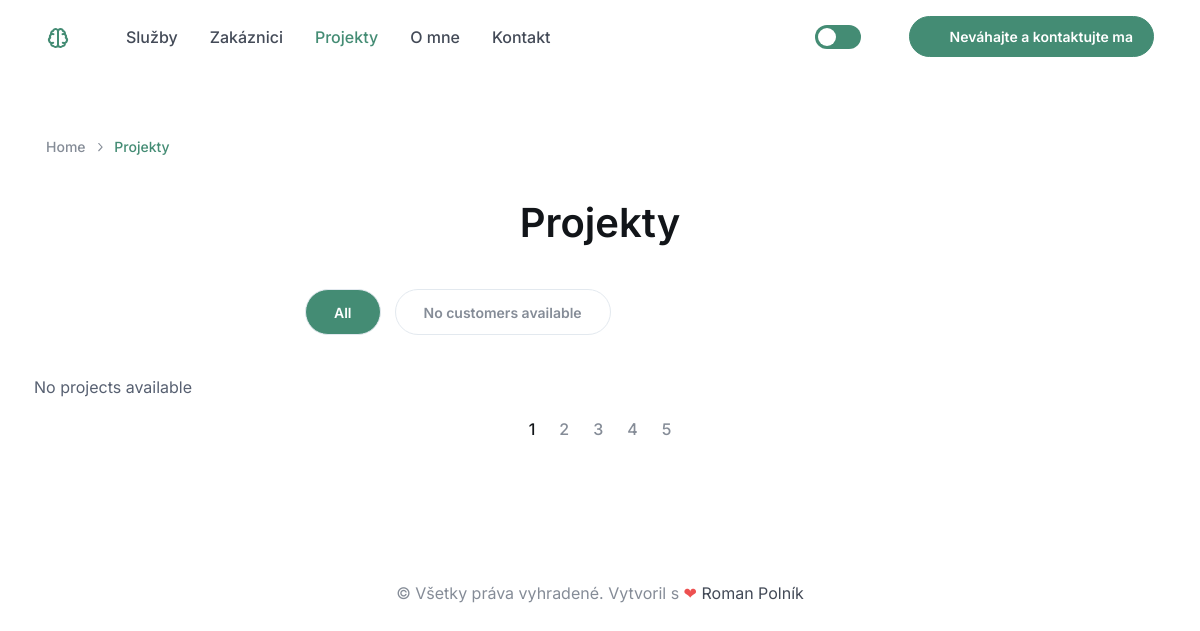
Page /projekty/ on the earlier database version.
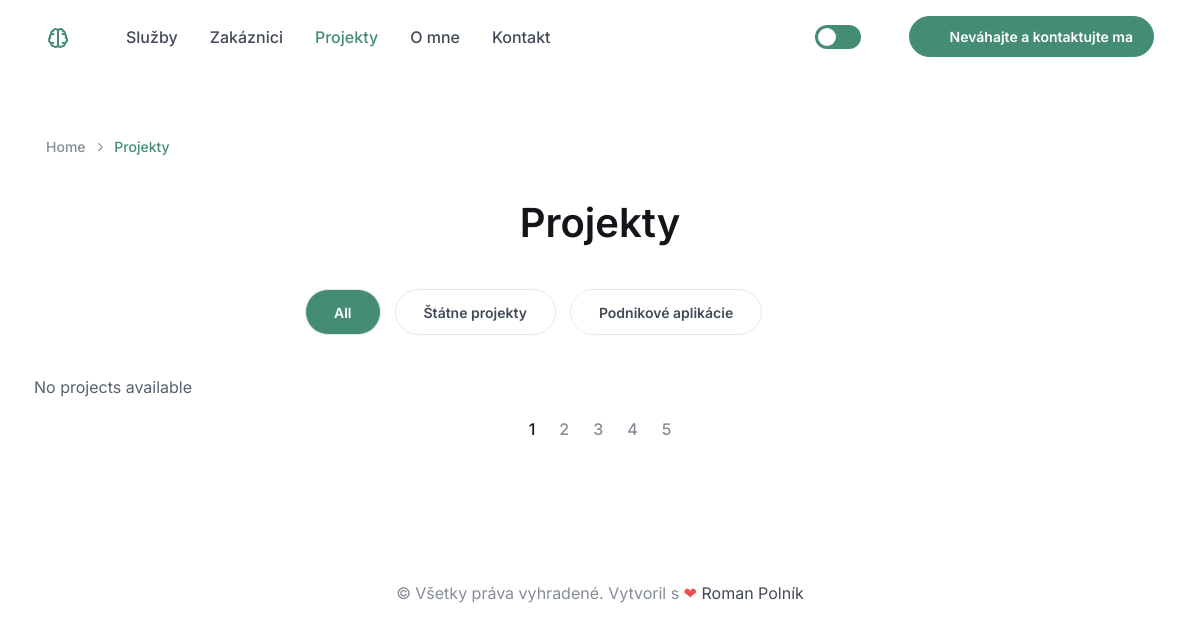
Same page on the later database version.
### IndustryApp/models.py (models this page shows, shortened)
class Customer(models.Model):
    customer_name = models.CharField(max_length=255, null=True, blank=True)
    customer_description = models.TextField(null=True, blank=True)
    customer_image = models.ImageField(upload_to='customer_images/', null=True, blank=True)  # For image widgets
    technologies = models.ManyToManyField(Technology, related_name='customer')
    class Meta:
        verbose_name = "Customer"
        verbose_name_plural = "Customers"
    def __str__(self):
        return self.customer_name

### ProjectApp/views.py (the view)
# urls.py: path('', views.projects, name='projects'),
def projects(request):
    projs = Project.objects.all()
    customers = Customer.objects.all()
    context = {
        'customers': customers,
        'projects': projs
    }
    return render(request, 'ProjectApp/projects.html', context)

### ProjectApp/templates/ProjectApp/projects.html (shortened to what this page needs)
{% extends 'HomeApp/home.html' %}
{% load static %}
{% block content %}
    <section class="container overflow-hidden py-5 mt-5 mb-2 mb-md-3 mb-lg-4 mb-xxl-5">
        <nav aria-label="breadcrumb">
            <ol class="pt-lg-3 pb-lg-4 pb-2 breadcrumb">
                <li class="breadcrumb-item"><a href="">Home</a></li>
                <li class="breadcrumb-item active" aria-current="page">Projekty</li>
            </ol>
        </nav>
        <h1 class="text-center pb-2 pb-md-3 pb-lg-4">Projekty</h1>
        <div class="masonry-filterable">
            <ul class="masonry-filters nav nav-pills fs-sm flex-nowrap overflow-auto text-nowrap w-100 mx-auto pb-4 mb-2 mb-sm-3"
                style="max-width: 590px;">
                <li class="nav-item mb-0">
                    <a class="nav-link border active" href="#" data-group="all">All</a>
                </li>
                {% for  customer in customers%}
                    <li class="nav-item mb-0">
                        <a class="nav-link border" href="#" data-group="{{customer.id}}">{{customer}}</a>
                    </li>
                {% empty %}
                    <li class="nav-item mb-0">
                        <a class="nav-link border disabled" href="#">No customers available</a>
                    </li>
                {% endfor %}
            </ul>
            <div class="masonry-grid" data-columns="2">
                {% for project in projects %}
                <article class="masonry-grid-item pb-lg-5 mb-3 mb-lg-0 mb-xl-2" data-groups='["{{project.customers.id}}"]'>
                    <div class="card-hover zoom-effect mx-auto" style="max-width: 620px;">
                        <div class="zoom-effect-wrapper rounded-5">
                            <div class="zoom-effect-img">
                                <img src="{{project.project_image.url}}" alt="Image">
                            </div>
                        </div>
                        <div class="pt-4 mt-lg-2">
                            <h2 class="h5 mb-2">
                                <a class="stretched-link text-nav" href="/projekty/{{project.id}}">{{project}}</a>
                            </h2>
                            <span class="fs-sm text-body-secondary opacity-0 d-none d-sm-block">{{project.customers}}</span>
                            <span class="fs-sm text-body-secondary d-sm-none">{{project.customers}</span>
                        </div>
                    </div>
                </article>
                {% empty %}
                <p>No projects available</p>
                {% endfor %}
            </div>
        </div>
        <nav class="mt-n1 mb-md-2 mb-lg-3 mb-xl-4" aria-label="Portfolio pagination">
            <ul class="pagination justify-content-center">
                <li class="page-item active" aria-current="page">
                    <span class="page-link">1<span class="visually-hidden">(current)</span></span>
                </li>
                <li class="page-item"><a class="page-link" href="#">2</a></li>
                <li class="page-item"><a class="page-link" href="#">3</a></li>
                <li class="page-item"><a class="page-link" href="#">4</a></li>
                <li class="page-item"><a class="page-link" href="#">5</a></li>
            </ul>
        </nav>
    </section>
{% endblock %}

### HomeApp/templates/HomeApp/home.html (shortened to what this page needs)
<!DOCTYPE html>
<html lang="en" data-bs-theme="light">
<head>
    {% load static %}
    <link rel="stylesheet" media="screen" href="{% static 'HomeApp/assets/vendor/swiper/swiper-bundle.min.css' %}">
    <link rel="stylesheet" media="screen" href=" {% static 'HomeApp/assets/vendor/aos/dist/aos.css' %}">
    <link rel="stylesheet" href="{% static 'HomeApp/assets/icons/around-icons.min.css' %}">
    <link rel="stylesheet" media="screen" href=" {% static 'HomeApp/assets/css/theme.min.css' %} ">
</head>
<body>
<main class="page-wrapper">
    <header class="navbar navbar-expand-lg fixed-top bg-light">
        <div class="container">
            <a class="navbar-brand pe-sm-3" href="/">
              <span class="text-primary flex-shrink-0 me-2">
              </span>
            </a>
            <div class="form-check form-switch mode-switch order-lg-2 me-3 me-lg-4 ms-auto" data-bs-toggle="mode">
                <input class="form-check-input" type="checkbox" id="theme-mode">
                <label class="form-check-label" for="theme-mode">
                    <i class="ai-sun fs-lg"></i>
                </label>
                <label class="form-check-label" for="theme-mode">
                    <i class="ai-moon fs-lg"></i>
                </label>
            </div>
            <a class="btn btn-primary btn-sm fs-sm rounded-pill order-lg-3 d-none d-sm-inline-flex"
               href="/kontakt/"
               rel="noopener">
                <i class="ai-phone fs-xl me-2 ms-n1"></i>
                Neváhajte a kontaktujte ma
            </a>
            <nav class="collapse navbar-collapse" id="navbarNav">
                <ul class="navbar-nav navbar-nav-scroll me-auto" style="--ar-scroll-height: 520px;">
                    <li class="nav-item">
                        <a class="nav-link" href="/sluzby/">Služby</a>
                    </li>
                    <li class="nav-item">
                        <a class="nav-link" href="/posobnost/">Zakáznici</a>
                    </li>
                    <li class="nav-item">
                        <a class="nav-link" href="/projekty/">Projekty</a>
                    </li>
                    <li class="nav-item">
                        <a class="nav-link" href="/omne/">O mne</a>
                    </li>
                    <li class="nav-item">
                        <a class="nav-link" href="/kontakt/">Kontakt</a>
                    </li>
                </ul>
            </nav>
        </div>
    </header>
    {% block content %}{% endblock %}
<footer class="footer py-4">
    <div class="container text-center py-3"><span
            class="text-body-secondary">&copy; Všetky práva vyhradené. Vytvoril s  <span
            class="text-danger">❤</span> </span><a class="nav-link d-inline fw-normal p-0"
                                                   href="/autori" target="_blank" rel="noopener">Roman Polník
    </a></div>
</footer>
</body>
</html>

Differences in the rows shown:
added Customer: customer_name "Štátne projekty"
added Customer: customer_name "Podnikové aplikácie"
Other differences:
text no longer shown: "No customers available"
